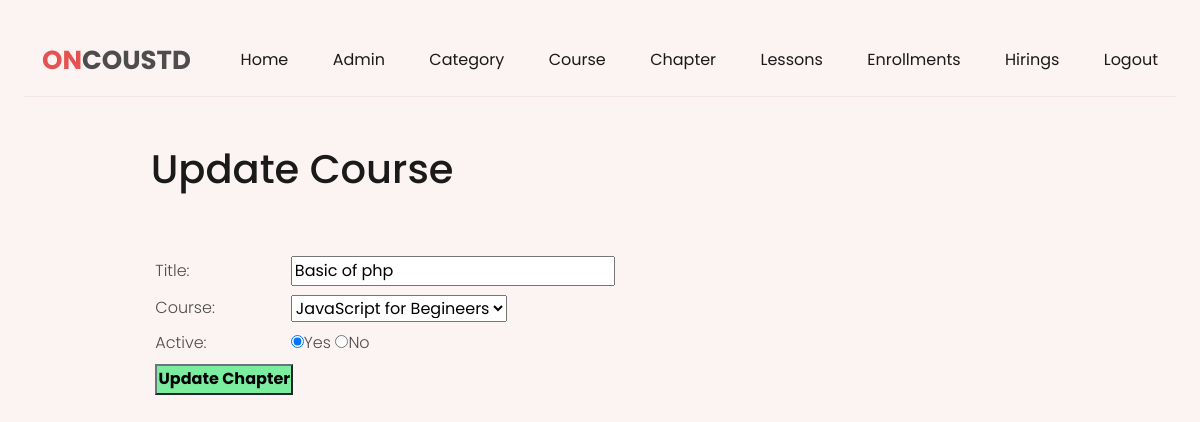
Screenshot of /admin/update-chapter.php?id=1 (signed in) with the database file from the repository.
### tables this page shows
CREATE TABLE `tbl_chapter` (
  `id` int(11) NOT NULL,
  `course_id` int(11) NOT NULL,
  `name` varchar(200) NOT NULL,
  `active` varchar(200) NOT NULL
);

CREATE TABLE `tbl_course` (
  `id` int(11) NOT NULL,
  `category_id` int(11) NOT NULL,
  `image` varchar(200) NOT NULL,
  `title` varchar(200) NOT NULL,
  `instructor` varchar(200) NOT NULL,
  `active` varchar(100) NOT NULL
);

### admin/update-chapter.php (the view, shortened to what this page needs)
<?php
	include('admin-partials/header.php');
?>
<div class="main-content">
	<div class="wrapper">
		<h1>Update Course</h1>
		<br><br>
		<?php
			if(isset($_GET['id']))
			{
				$id = $_GET['id'];
				$sql2 = "SELECT * from tbl_chapter WHERE id = $id";
				$res2 = mysqli_query($conn,$sql2);
				$row2 = mysqli_fetch_assoc($res2);
				$title = $row2['name'];
				$current_course = $row2['course_id'];
                $active = $row2['active'];
			}
			else
			{
				header('location:'.SITEURL.'admin/manage-chapter.php');
			}
		 ?>
		<form method="POST" enctype="multipart/form-data">
			<table class="tbl-30">
				<tr>
					<td>Title:</td>
					<td>
						<input type="text" name="title" value="<?php echo $title; ?>">
					</td>
				</tr>
                <tr>
					<td>Course:</td>
					<td>
						<select name="course">
							<?php
							$sql = "SELECT * FROM tbl_course WHERE active ='Yes' ";
							$res = mysqli_query($conn,$sql);
							$count = mysqli_num_rows($res);
							if($count>0)
							{
								while ($row = mysqli_fetch_assoc($res))
								{
									$course_title = $row['title'];
									$course_id = $row['id'];
									?>
									<option <?php if ($current_course == $course_id) {echo "selected";} ?> value="<?php echo $course_id; ?>"><?php echo $course_title; ?></option>
									<?php
								}
							}
							else
							{
								echo "<option value='0'>Course Not Available.</option>";
							}
							?>
						</select>
					</td>
				</tr>
                <tr>
					<td>Active:</td>
					<td>
						<input <?php if ($active == "Yes") {echo "checked";} ?> type="radio" name="active" value="Yes">Yes
						<input <?php if ($active == "No") {echo "checked";} ?> type="radio" name="active" value="No">No
					</td>
				</tr>
				<tr>
					<td>
						<input type="submit" name="submit" value="Update Chapter" class="btn-secondary">
					</td>
				</tr>
			</table>
		</form>
	</div>
</div>

### css/admin.css (style rules this page uses)
:root { --orange: hsl(36, 80%, 50%); --white: hsl(0, 0%, 100%); --WHITE: hsl(0, 0%, 100%); --BLACK: hsl(0, 0%, 0%); --black-90: hsl(0, 0%, 10%); --black-70: hsl(0, 0%, 30%); --black-alpha-40: hsl(0, 0%, 0%, 0.4); --yellow-light: hsl(44, 95%, 83%); --green-light: hsl(158, 68%, 75%); --red-light: hsl(0, 84%, 80%); --orange-light: hsl(22, 85%, 80%); --select-box-bg-color: hsl(0, 0%, 100%); --border-color-1: hsl(0, 0%, 90%); }
body { background-color: var(--body-bg-color); font-family: 'Poppins', sans-serif; font-size: 16px; font-weight: 300; color: var(--black-70); min-height: 100vh; overflow-x: hidden; }
h1,h2,h3,h4,h5 { color: var(--black-90); line-height: 1.3; }
.wrapper { width: 80%; margin: 0 auto; padding: 1%; }
.tbl-30 { width: 30%; }
table tr td { padding: 1%; }
.btn-secondary { background-color: #7bed9f; padding: 1%; color: black; text-decoration: none; font-weight: bold; }
.main-content { padding: 3% 0; }

### css/colors/color-1.css (style rules this page uses)
:root { --hue-value-1:0; --hue-value-2:230; --main-color: hsl(var(--hue-value-1),74%, 61%); --button-hover-color: hsl(var(--hue-value-1), 57%, 53%); --body-bg-color:hsl(var(--hue-value-1), 63%, 97%); --border-color-2:hsl(var(--hue-value-1), 40%,93%); --shadow: 0 0 10px hsl(var(--hue-value-1), 40% , 90%); --body-gradient-bg-color-1: hsla(var(--hue-value-1), 100%, 50%,0.2); --body-gradient-bg-color-2: hsla(var(--hue-value-2), 100%, 50%,0.2); --decoration-bg-color-1: hsl(var(--hue-value-1), 100%, 70%); --decoration-bg-color-2: hsl(var(--hue-value-2), 100%, 70%); }

### rows the page displays
tbl_chapter: title "Basic of php", course "JavaScript for Begineers", active "☑"
